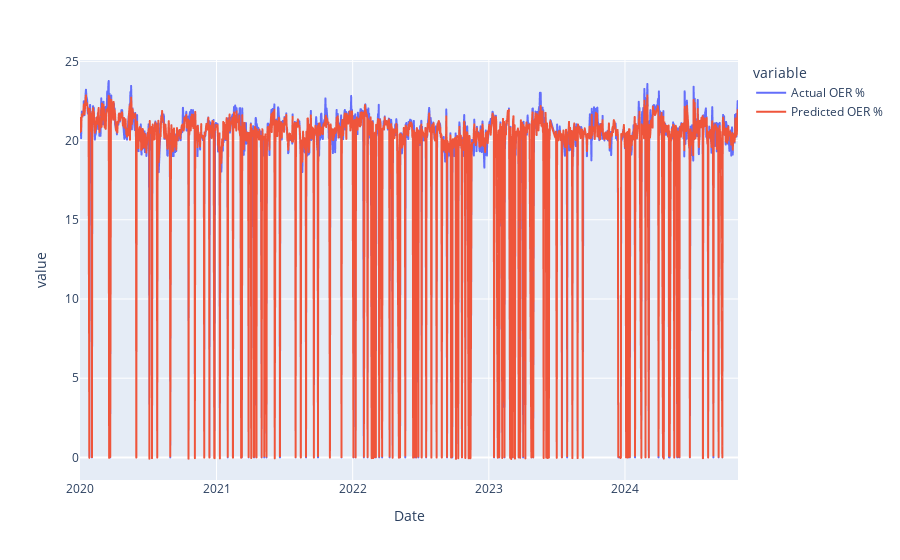

The code cell stored with this chart in its notebook:
### Code cell
lgbm_trained =train_model(lgbm, X_train, y_train, X_test, y_test, X, y)

### Figure 1 — Plotly figure (JSON) as saved in the notebook; plotly's stock layout.template omitted (floating-point values rounded to 4 significant figures; data arrays with more than 128 entries replaced by an {"elided": "..."} marker saying what was removed)
{"data": [{"hovertemplate": "variable=Actual OER %<br>Date=%{x}<br>value=%{y}<extra></extra>", "legendgroup": "Actual OER %", "line": {"color": "#636efa", "dash": "solid"}, "marker": {"symbol": "circle"}, "mode": "lines", "name": "Actual OER %", "showlegend": true, "type": "scattergl", "x": {"elided": "1546 str values"}, "xaxis": "x", "y": {"elided": "1546 float values"}, "yaxis": "y"}, {"hovertemplate": "variable=Predicted OER %<br>Date=%{x}<br>value=%{y}<extra></extra>", "legendgroup": "Predicted OER %", "line": {"color": "#EF553B", "dash": "solid"}, "marker": {"symbol": "circle"}, "mode": "lines", "name": "Predicted OER %", "showlegend": true, "type": "scattergl", "x": {"elided": "1546 str values"}, "xaxis": "x", "y": {"elided": "1546 float values"}, "yaxis": "y"}], "layout": {"legend": {"title": {"text": "variable"}, "tracegroupgap": 0}, "margin": {"t": 60}, "xaxis": {"anchor": "y", "domain": [0, 1], "title": {"text": "Date"}}, "yaxis": {"anchor": "x", "domain": [0, 1], "title": {"text": "value"}}}}
